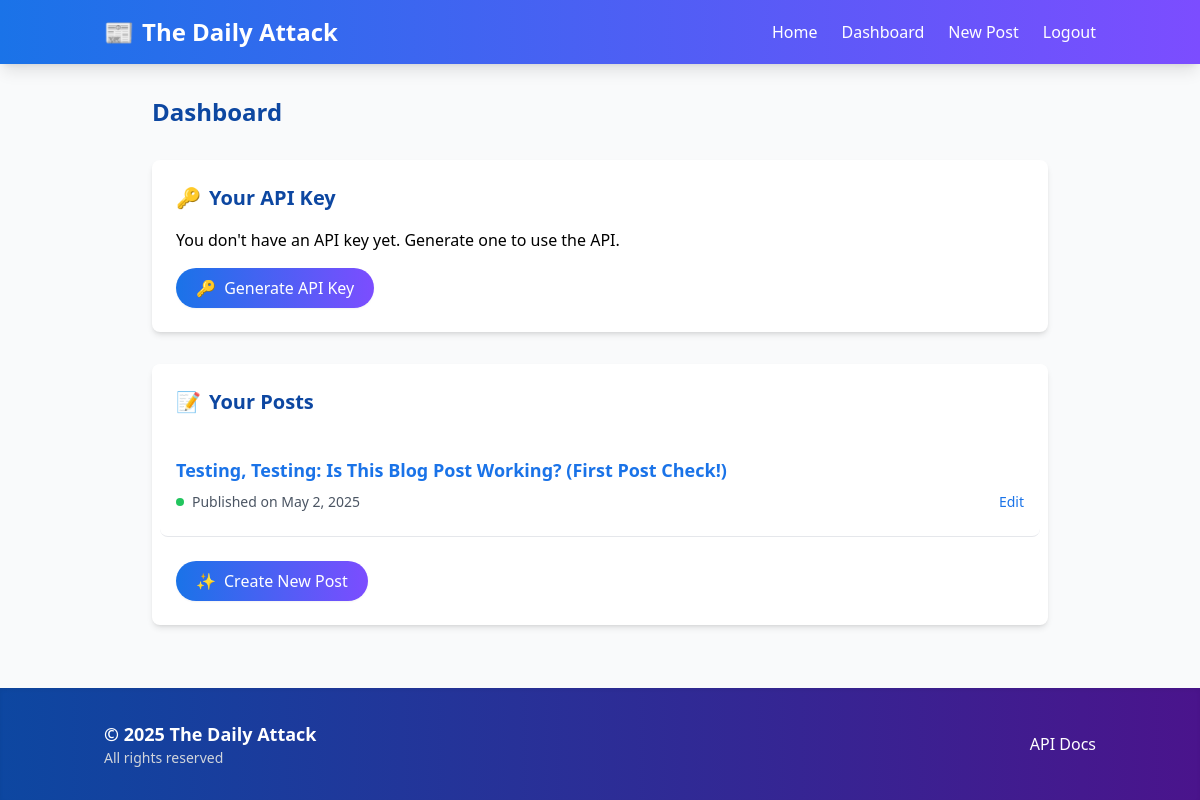
The app's page /dashboard/ (signed in), older data.
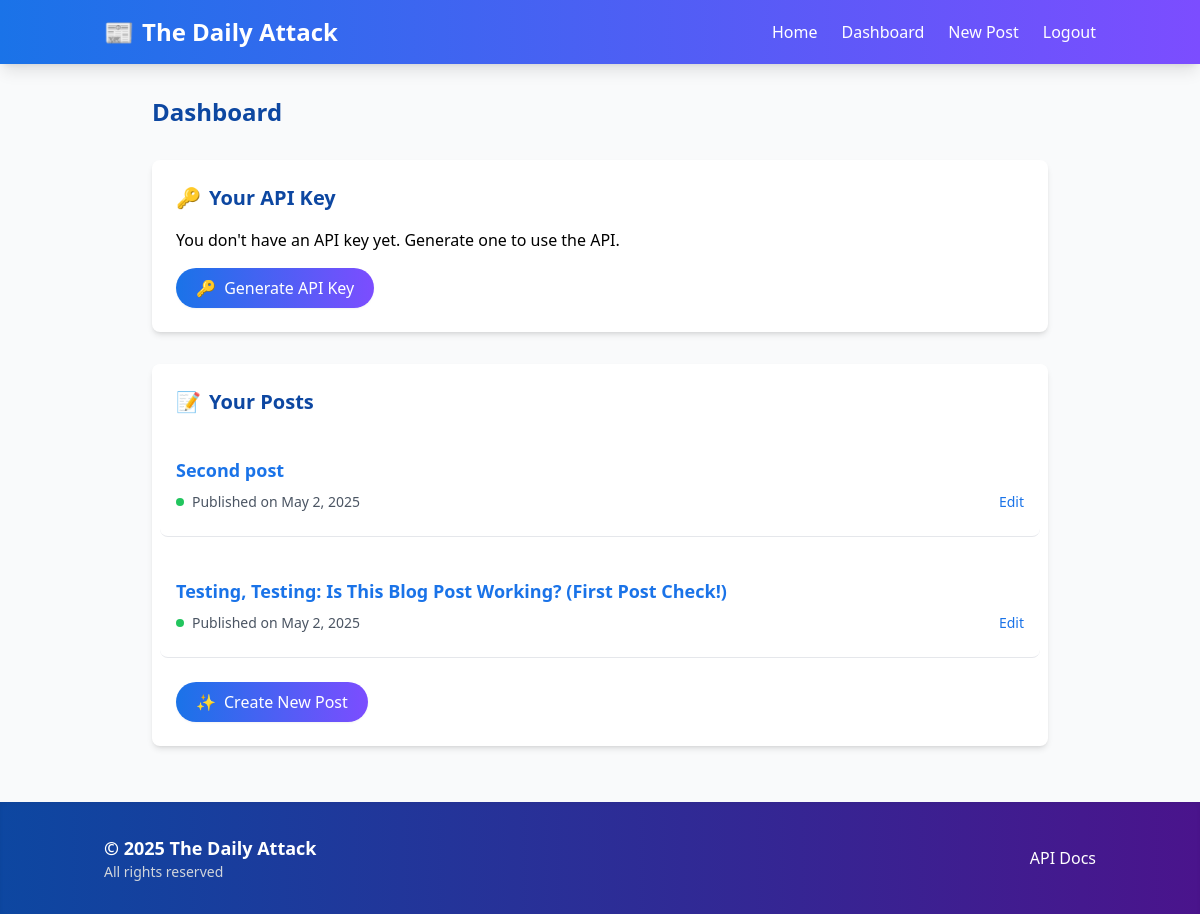
The same page, newer data.
### blog/models.py (models this page shows, shortened)
class Post(models.Model):
    STATUS_CHOICES = (
        ('draft', 'Draft'),
        ('published', 'Published'),
    )
    title = models.CharField(max_length=200)
    content = models.TextField()
    author = models.ForeignKey(User, on_delete=models.CASCADE, related_name='blog_posts')
    created_at = models.DateTimeField(auto_now_add=True)
    updated_at = models.DateTimeField(auto_now=True)
    published_at = models.DateTimeField(blank=True, null=True)
    status = models.CharField(max_length=10, choices=STATUS_CHOICES, default='draft')
    tags = models.ManyToManyField(Tag, blank=True)
    class Meta:
        ordering = ['-created_at']

### blog/views.py (the view, shortened to what this page needs)
# urls.py: path('dashboard/', views.dashboard, name='dashboard'),
@login_required
def dashboard(request):
    if hasattr(request.user, 'profile') and request.user.profile.user_type == 'editor':
        user_posts = Post.objects.filter(author=request.user).order_by('-created_at')
        return render(request, 'blog/dashboard.html', {'user_posts': user_posts})
    else:
        recent_posts = Post.objects.filter(status='published').order_by('-published_at')[:10]
        return render(request, 'blog/dashboard.html', {'recent_posts': recent_posts})

### templates/blog/dashboard.html (shortened to what the changed rows need)
{% extends 'base.html' %}
{% block content %}
    <div class="max-w-4xl mx-auto animate-fade-in">
        <h1 class="text-2xl font-bold mb-8 text-primary-dark">Dashboard</h1>
        {% if user.profile.user_type == 'editor' %}
            <div class="bg-white rounded-lg shadow-md p-6 mb-8 card-hover">
                <h2 class="text-xl font-bold mb-4 text-primary-dark flex items-center">
                    <span class="mr-2">🔑</span> Your API Key
                </h2>
            </div>
            <div class="bg-white rounded-lg shadow-md p-6 mb-6 card-hover animate-slide-in" style="animation-delay: 100ms">
                <h2 class="text-xl font-bold mb-6 text-primary-dark flex items-center">
                    <span class="mr-2">📝</span> Your Posts
                </h2>
                {% if user_posts %}
                    <div class="space-y-6">
                        {% for post in user_posts %}
                            <div class="border-b border-gray-200 pb-6 hover:bg-gray-50 p-4 -mx-4 rounded-lg transition-colors duration-300">
                                <h3 class="text-lg font-semibold">
                                    <a href="{% url 'post_detail' pk=post.pk %}" class="text-primary hover:text-primary-dark transition-colors duration-300">{{ post.title }}</a>
                                </h3>
                                <div class="flex flex-wrap justify-between items-center text-sm text-gray-600 mt-2">
                                    <span class="flex items-center">
                                        {% if post.status == 'published' %}
                                            <span class="inline-block w-2 h-2 bg-green-500 rounded-full mr-2"></span>
                                            Published on {{ post.published_at|date:"F j, Y" }}
                                        {% else %}
                                            <span class="inline-block w-2 h-2 bg-yellow-500 rounded-full mr-2"></span>
                                            Draft (Created on {{ post.created_at|date:"F j, Y" }})
                                        {% endif %}
                                    </span>
                                    <div class="space-x-3 mt-2 sm:mt-0">
                                        <a href="{% url 'post_edit' pk=post.pk %}" class="text-primary hover:text-primary-dark transition-colors duration-300">Edit</a>
                                    </div>
                                </div>
                            </div>
                        {% endfor %}
                    </div>
                {% else %}
                    <div class="text-center py-8 bg-gray-50 rounded-lg">
                        <p class="text-gray-600 mb-4">You haven't created any posts yet.</p>
                    </div>
                {% endif %}
            </div>
        {% endif %}
    </div>
{% endblock %}

Row changes from the older to the newer data that the page shows:
added Post: title "Second post", published_at "May 2, 2025"
